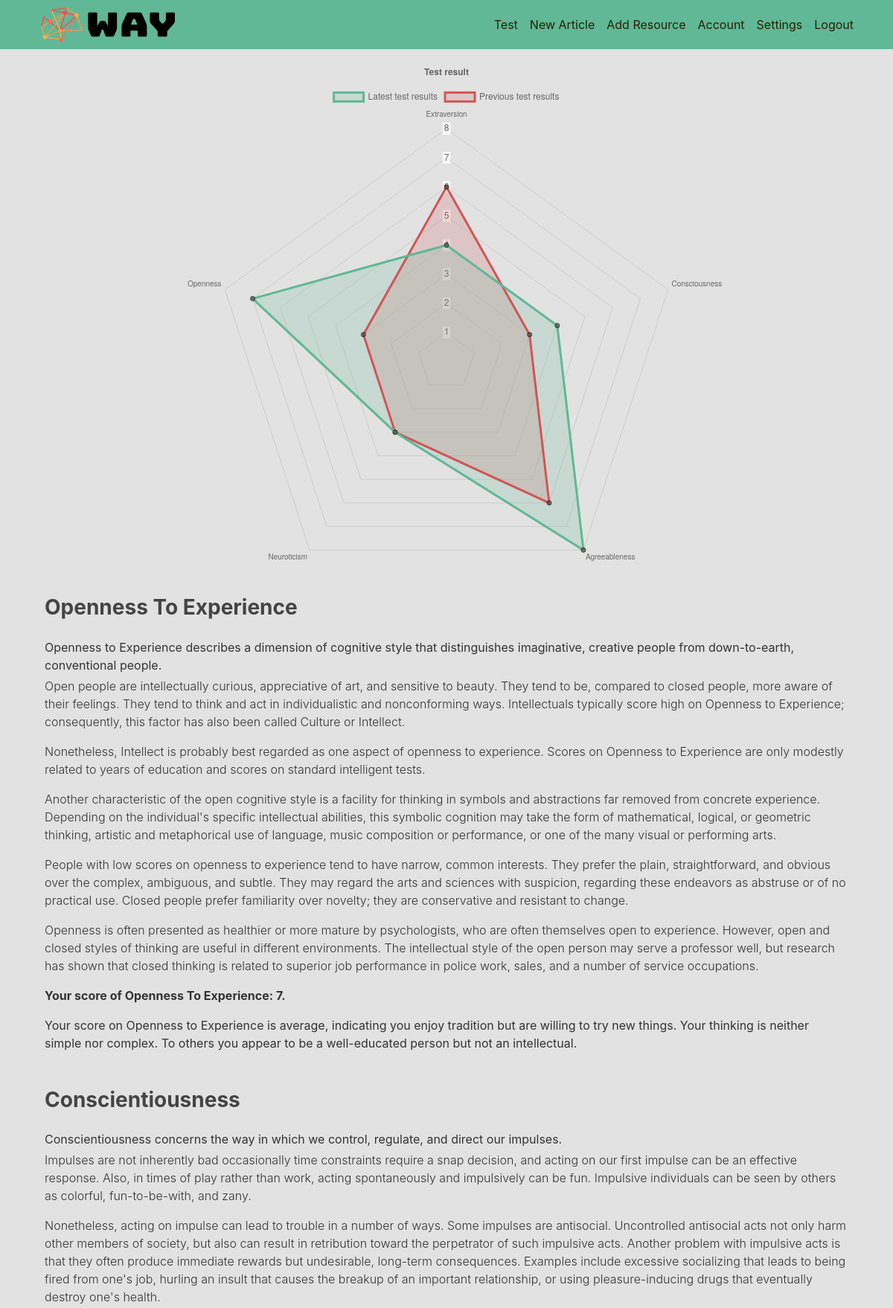
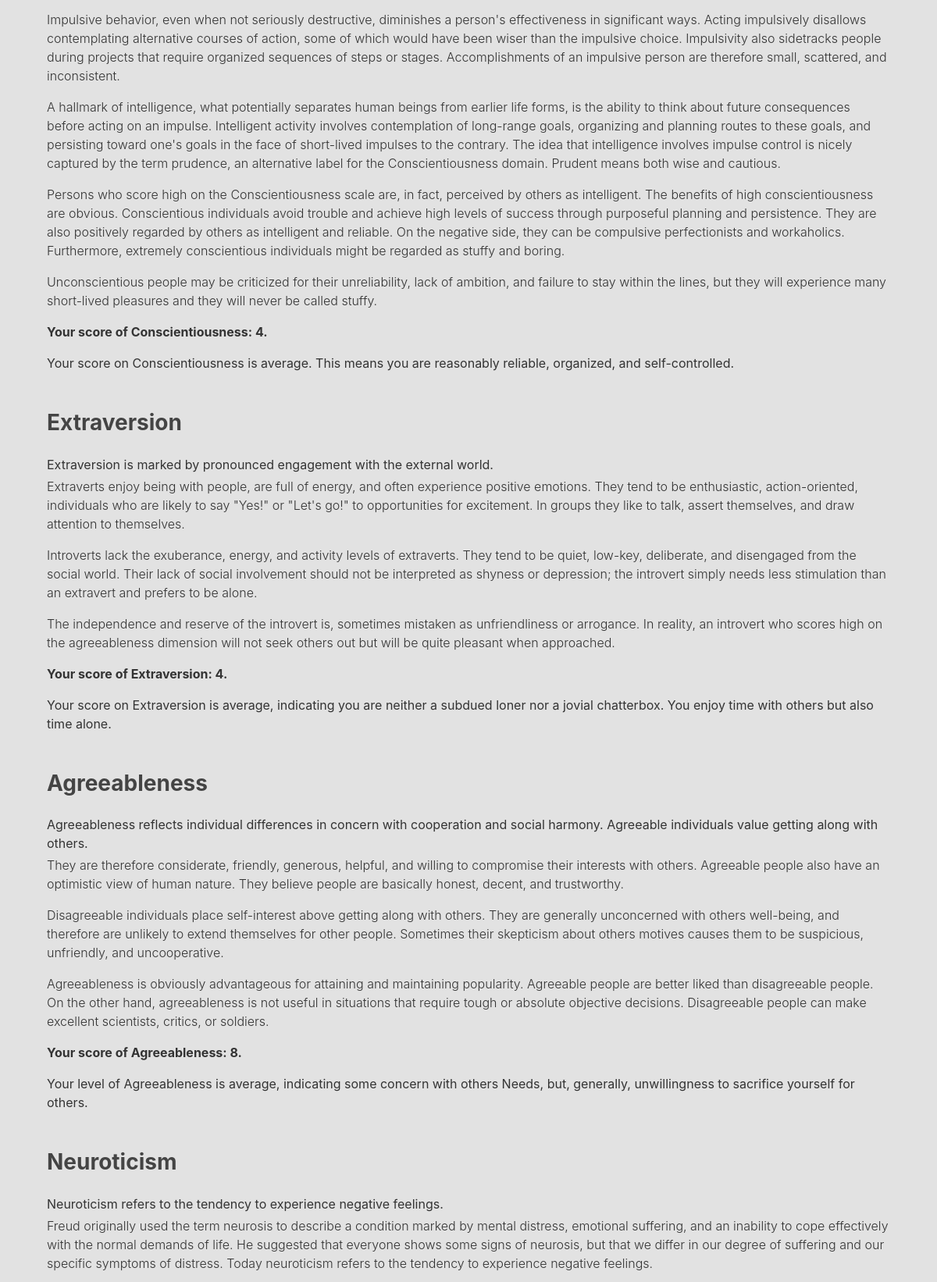
Page /test/1/result (signed in, upper part) on the committed database (2 pictures, top to bottom).
### way/models.py (models this page shows, shortened)
class Article(db.Model):
    id = db.Column(db.Integer, primary_key=True)
    title = db.Column(db.String(100), nullable=False)
    date_added = db.Column(db.DateTime, nullable=False, default=datetime.utcnow)
    content = db.Column(db.Text, nullable=False)
    user_id = db.Column(db.Integer, db.ForeignKey('user.id'), nullable=False)
    tag = db.Column(db.Integer)

### way/test/routes.py (the view)
@test.route("/test/<int:test_id>/result")
@login_required
def result(test_id):
    articles = Article.query.limit(5).all()  # TODO: add simple model for recommendations
    resources = Resource.query.limit(5).all()
    test_results = TestResult.query.filter_by(user_id=current_user.id).all()
    if len(test_results) >= 1:
        recent_result = test_results[-1]
        print(recent_result.id)
        recent_data = recent_result.to_dict()
        if len(test_results) >= 2:
            previous_result = test_results[-2]
            print(previous_result.id)
            previous_data = previous_result.get_scores()
        results = way.test.utils.get_results(recent_data)
    return render_template('test_results.html', title='Test Results', articles=articles, resources=resources,
                           data=results, previous_data=previous_data, legend='Test result')

### way/models.py (called while the page is built)
@login_manager.user_loader
def load_user(user_id):
    return User.query.get(int(user_id))

    def to_dict(self):
        result = {}
        for X in ['O', 'C', 'E', 'A', 'N']:
            res = DomainResult.query.get(getattr(self, X + '_id'))
            result = {**result, **res.to_dict()}
        return result

    def get_scores(self):
        result = {}
        for X in ['O', 'C', 'E', 'A', 'N']:
            res = DomainResult.query.get(getattr(self, X + '_id'))
            result = {**result, **res.get_score()}
        return result

    def to_dict(self):
        return {self.domain: {'score': self.score, 'count': self.count, 'result': self.result}}

    def get_score(self):
        return {self.domain: {'score': self.score}}

### way/test/utils.py (called while the page is built)
def __read_json(filename: str):
    global data
    try:
        content = current_app.open_resource('static/test_data/' + filename + '.json')
        data = json.load(content)
    except OSError:
        print("Could not open/read " + filename + " file")
    except TypeError:
        print("Could not perform reading of " + filename + " file")
    return data

def get_results(scores):
    domain_info = __read_json('domain_info')
    ret = {}
    for domain, info in scores.items():
        entry = next(filter(lambda val: val["domain"] == domain, domain_info))
        result = next(filter(lambda val: val["score"] == info["result"], entry["results"]))
        ret[domain] = {
            "title": entry["title"],
            "shortDescription": entry["shortDescription"],
            "description": entry["description"],
            "scoreText": result["score"],
            "text": result["text"],
            "count": info["count"],
            "score": info["score"],
        }
    return ret

### way/templates/test_results.html (shortened to what this page needs)
{% extends "layout.html" %}
{% block content %}
    {% include "chart_layout.html" %}
        {% for _,info in data.items() %}
            <div class="container mb-5">
                <h3 class="font-weight-bolder mb-4">{{ info.title }} </h3>
                <p class="mt-3 mb-1">{{ info.shortDescription }} </p>
                {% for letter in info.description %}
                    <p class="font-weight-light">{{ letter }} </p>
                {% endfor %}
                <p class="font-weight-bolder mt-2">Your score of {{ info.title }}: {{ info.score }}.</p>
                <p class="mt-1">{{ info.text }} </p>
            </div>
        {% endfor %}
{% endblock content %}

### way/static/main.css (style rules this page uses)
body { background: #e2e2e2; color: #333333; margin-top: 5rem; }
h1, h2, h3, h4, h5, h6 { color: #444444; }

### rows in the picture
Article: title "Conscientiousness", shortDescription "Conscientiousness concerns the way in which we control, regulate, and direct our impulses.", description "Impulses are not inherently bad occasionally time constraints require a snap decision, and acting on our first impulse can be an effective response. Also, in times of play rather than work, acting spontaneously and impulsively can be fun. Impulsive individuals can be seen by others as colorful, fun-to-be-with, and zany." "Nonetheless, acting on impulse can lead to trouble in a number of ways. Some impulses are antisocial. Uncontrolled antisocial acts not only harm other members of society, but also can result in retribution toward the perpetrator of such impulsive acts. Another problem with impulsive acts is that they often produce immediate rewards but undesirable, long-term consequences. Examples include excessive socializing that leads to being fired from one's job, hurling an insult that causes the breakup of an important relationship, or using pleasure-inducing drugs that eventually destroy one's health." "Impulsive behavior, even when not seriously destructive, diminishes a person's effectiveness in significant ways. Acting impulsively disallows contemplating alternative courses of action, some of which would have been wiser than the impulsive choice. Impulsivity also sidetracks people during projects that require organized sequences of steps or stages. Accomplishments of an impulsive person are therefore small, scattered, and inconsistent." "A hallmark of intelligence, what potentially separates human beings from earlier life forms, is the ability to think about future consequences before acting on an impulse. Intelligent activity involves contemplation of long-range goals, organizing and planning routes to these goals, and persisting toward one's goals in the face of short-lived impulses to the contrary. The idea that intelligence involves impulse control is nicely captured by the term prudence, an alternative label for the Conscientiousness domain. Prudent means both wise and cautious." "Persons who score high on the Conscientiousness scale are, in fact, perceived by others as intelligent. The benefits of high conscientiousness are obvious. Conscientious individuals avoid trouble and achieve high levels of success through purposeful planning and persistence. They are also positively regarded by others as intelligent and reliable. On the negative side, they can be compulsive perfectionists and workaholics. Furthermore, extremely conscientious individuals might be regarded as stuffy and boring." "Unconscientious people may be criticized for their unreliability, lack of ambition, and failure to stay within the lines, but they will experience many short-lived pleasures and they will never be called stuffy.", score "4", text "Your score on Conscientiousness is average. This means you are reasonably reliable, organized, and self-controlled."
Article: title "Extraversion", shortDescription "Extraversion is marked by pronounced engagement with the external world.", description "Extraverts enjoy being with people, are full of energy, and often experience positive emotions. They tend to be enthusiastic, action-oriented, individuals who are likely to say \"Yes!\" or \"Let's go!\" to opportunities for excitement. In groups they like to talk, assert themselves, and draw attention to themselves." "Introverts lack the exuberance, energy, and activity levels of extraverts. They tend to be quiet, low-key, deliberate, and disengaged from the social world. Their lack of social involvement should not be interpreted as shyness or depression; the introvert simply needs less stimulation than an extravert and prefers to be alone." "The independence and reserve of the introvert is, sometimes mistaken as unfriendliness or arrogance. In reality, an introvert who scores high on the agreeableness dimension will not seek others out but will be quite pleasant when approached.", score "4", text "Your score on Extraversion is average, indicating you are neither a subdued loner nor a jovial chatterbox. You enjoy time with others but also time alone."

### other values in the picture
{{ info.title }} "Openness To Experience" "Agreeableness" "Neuroticism"
{{ info.shortDescription }} "Openness to Experience describes a dimension of cognitive style that distinguishes imaginative, creative people from down-to-earth, conventional people." "Agreeableness reflects individual differences in concern with cooperation and social harmony. Agreeable individuals value getting along with others." "Neuroticism refers to the tendency to experience negative feelings."
{{ info.title }} "Openness To Experience" "Agreeableness"
{{ info.score }} "7" "8"
{{ info.text }} "Your level of Agreeableness is average, indicating some concern with others Needs, but, generally, unwillingness to sacrifice yourself for others."
chart data {{ data.E.score }} 4
chart data {{ data.C.score }} 4
chart data {{ data.A.score }} 8
chart data {{ data.N.score }} 3
